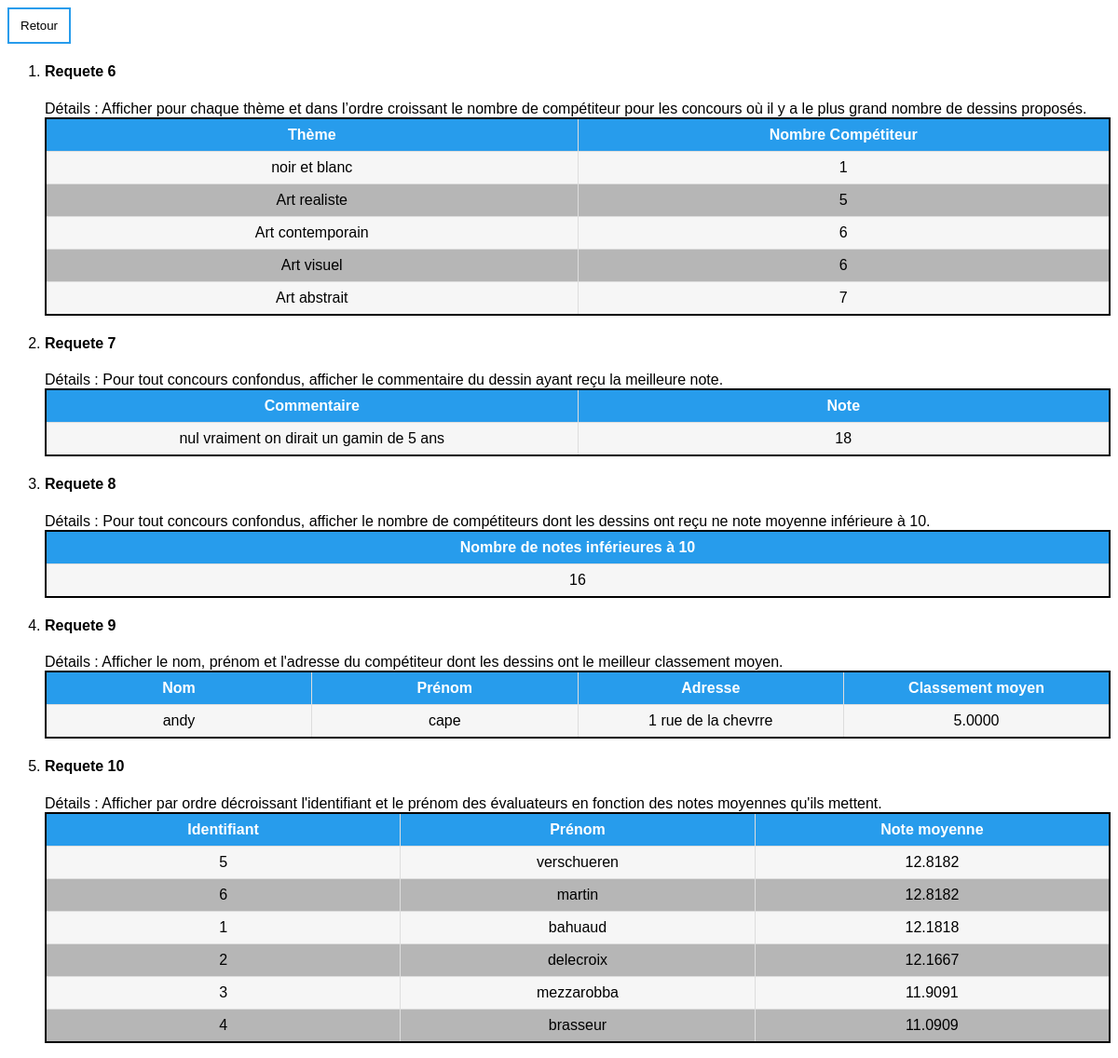
Page /personnelles.php on the committed database.
### tables this page shows
CREATE TABLE Utilisateur (
    numUtilisateur  Integer NOT NULL UNIQUE AUTO_INCREMENT,
    nom             Varchar (40) NOT NULL,
    prenom          Varchar (40) NOT NULL,
    role            Varchar (40) NOT NULL,
    adresse         Varchar (100) NOT NULL,
    identifiant     Varchar (100) NOT NULL UNIQUE,
    motDePasse      Varchar (100) NOT NULL,
    age             Integer,
    PRIMARY KEY (numUtilisateur)
);

### requetes.php (called while the page is built, shortened)
<?php
        function getGeneric($sql){
            $values = null;
             try{
                 $h="mysql:host=".DB_HOST.";dbname=".DB_NAME;
                 $link = new PDO($h, DB_USER, DB_PASS);
                 $link->setAttribute(PDO::ATTR_ERRMODE, PDO::ERRMODE_EXCEPTION);
                 $sth = $link->prepare($sql);
                 $sth->execute();
                 $values = $sth->fetchAll(PDO::FETCH_ASSOC);
             }
             catch(PDOException $e){
                 echo "Erreur : " . $e->getMessage();
             }
             return $values;
        }
?>

### personnelles.php (the view, shortened to what this page needs)
<?php
    include_once("./requetes.php");
    $req6 = getGeneric(REQ6);
    $req7 = getGeneric(REQ7);
    $req8 = getGeneric(REQ8);
    $req9 = getGeneric(REQ9);
    $req10 = getGeneric(REQ10);
?>
<html lang="en">
<head>
    <link rel="stylesheet" href="style.css" media="screen" type="text/css" />
</head>
<body>
    <input class="button" type="button" value="Retour" onClick="window.location.href='./accueil.php'">
    <ol>
        <li>
            <div class="item-req">
                <h4>Requete 6</h4>
                <span>Détails :</span>
                <span>Afficher pour chaque thème et dans l’ordre croissant le nombre de compétiteur pour les concours où il y a le plus grand nombre de dessins proposés.  </span>
                <table>
                    <tr>
                        <th>Thème</th>
                        <th>Nombre Compétiteur</th>
                    </tr>
                    <?php
                        foreach ($req6 as $key=>$value) {
                            echo '<tr>
                            <td>'. $value["theme"] .'</td>
                            <td>'. $value["COUNT(competiteur.numCompetiteur)"] .'</td>
                            </tr>';
                        }
                    ?>
                </table>
            </div>
        </li>
        <li>
            <div class="item-req">
                <h4>Requete 7</h4>
                <span>Détails :</span>
                <span>Pour tout concours confondus, afficher le commentaire du dessin ayant reçu la meilleure note. </span>
                <table>
                    <tr>
                        <th>Commentaire</th>
                        <th>Note</th>
                    </tr>
                    <?php
                        foreach ($req7 as $key=>$value) {
                            echo '<tr>
                            <td>'. $value["commentaire"] .'</td>
                            <td>'. $value["noteMax"] .'</td>
                            </tr>';
                        }
                    ?>
                </table>
            </div>
        </li>
        <li>
            <div class="item-req">
                <h4>Requete 8</h4>
                <span>Détails :</span>
                <span>Pour tout concours confondus, afficher le nombre de compétiteurs dont les dessins ont reçu ne note moyenne inférieure à 10. </span>
                <table>
                    <tr>
                        <th>Nombre de notes inférieures à 10</th>
                    </tr>
                    <?php
                        foreach ($req8 as $key=>$value) {
                            echo '<tr>
                            <td>'. $value["nbrNote"] .'</td>
                            </tr>';
                        }
                    ?>
                </table>
            </div>
        </li>
        <li>
            <div class="item-req">
                <h4>Requete 9</h4>
                <span>Détails :</span>
                <span>Afficher le nom, prénom et l'adresse du compétiteur dont les dessins ont le meilleur classement moyen. </span>
                <table>
                    <tr>
                        <th>Nom</th>
                        <th>Prénom</th>
                        <th>Adresse</th>
                        <th>Classement moyen</th>
                    </tr>
                    <?php
                        foreach ($req9 as $key=>$value) {
                            echo '<tr>
                            <td>'. $value["nom"] .'</td>
                            <td>'. $value["prenom"] .'</td>
                            <td>'. $value["adresse"] .'</td>
                            <td>'. $value["avgRanking"] .'</td>
                            </tr>';
                        }
                    ?>
                </table>
            </div>
        </li>
        <li>
            <div class="item-req">
                <h4>Requete 10</h4>
                <span>Détails :</span>
                <span>Afficher par ordre décroissant l'identifiant et le prénom des évaluateurs en fonction des notes moyennes qu'ils mettent. </span>
                <table>
                    <tr>
                        <th>Identifiant</th>
                        <th>Prénom</th>
                        <th>Note moyenne</th>
                    </tr>
                    <?php
                        foreach ($req10 as $key=>$value) {
                            echo '<tr>
                            <td>'. $value["numUtilisateur"] .'</td>
                            <td>'. $value["prenom"] .'</td>
                            <td>'. $value["AVG(evalue.note)"] .'</td>
                            </tr>';
                        }
                    ?>
                </table>
            </div>
        </li>
    </ol>
</body>
</html>

### style.css (style rules this page uses)
.button { background-color: white; color: black; border: 2px solid #279CEC; padding: 10px 12px; }
.button { transition-duration: 0.4s; }
body { background: white; font-family: Arial, Helvetica, sans-serif; }
table { table-layout: fixed; width: 100%; border-collapse: collapse; border: 2px solid black; text-align: center; background-color: #f6f6f6; }
table tr:nth-child(odd) { background-color: #b6b6b6; }
th { background-color: #279CEC; color: white; border: 1px solid #ddd; padding: 8px; }
td { border: 1px solid #ddd; padding: 8px; }

### rows in the picture
utilisateur: numUtilisateur "5", prenom "verschueren", AVG "12.8182"
utilisateur: numUtilisateur "6", prenom "martin", AVG "12.8182"
utilisateur: numUtilisateur "1", prenom "bahuaud", AVG "12.1818"
utilisateur: numUtilisateur "2", prenom "delecroix", AVG "12.1667"
utilisateur: numUtilisateur "3", prenom "mezzarobba", AVG "11.9091"
utilisateur: numUtilisateur "4", prenom "brasseur", AVG "11.0909"

### other values in the picture
$value["theme"] "noir et blanc"
$value["COUNT(competiteur.numCompetiteur)"] "1"
$value["theme"] "Art realiste"
$value["COUNT(competiteur.numCompetiteur)"] "5"
$value["theme"] "Art contemporain"
$value["COUNT(competiteur.numCompetiteur)"] "6"
$value["theme"] "Art visuel"
$value["theme"] "Art abstrait"
$value["COUNT(competiteur.numCompetiteur)"] "7"
$value["commentaire"] "nul vraiment on dirait un gamin de 5 ans"
$value["noteMax"] "18"
$value["nbrNote"] "16"
$value["nom"] "andy"
$value["prenom"] "cape"
$value["adresse"] "1 rue de la chevrre"
